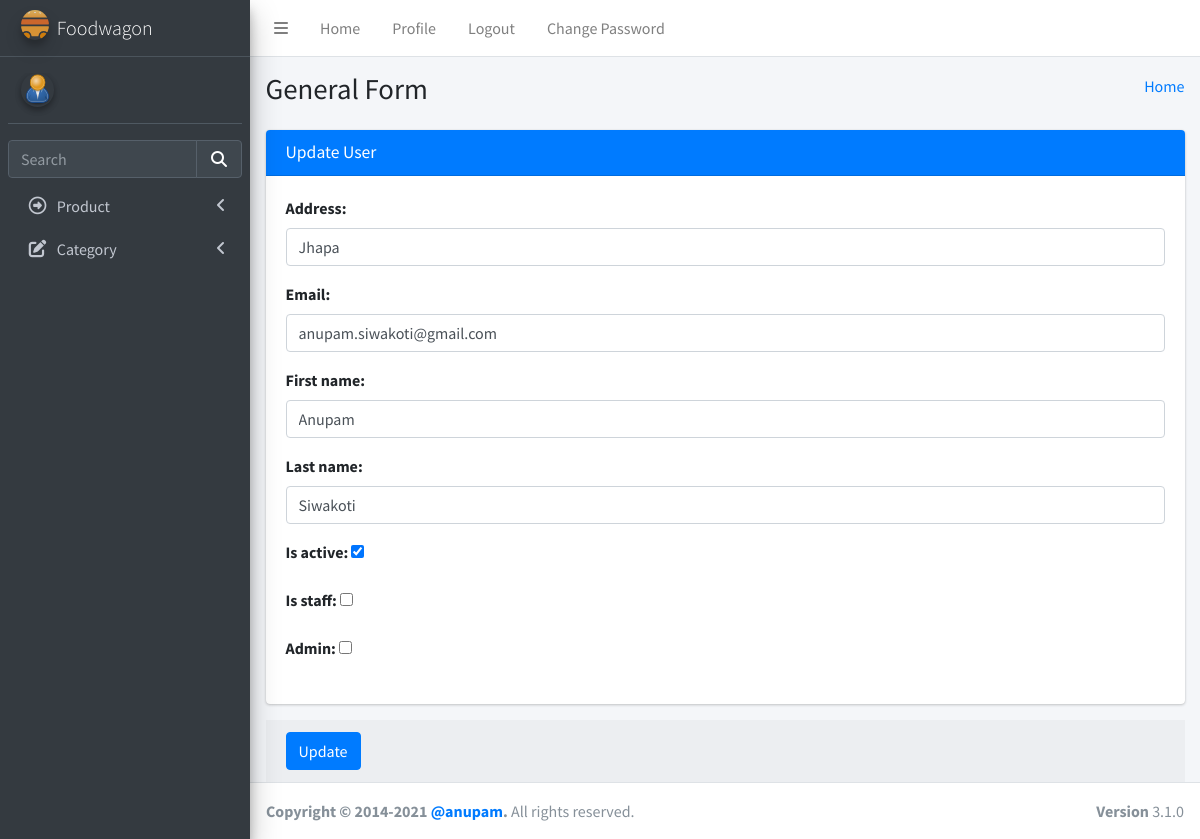
The app's page /admins/13/, older data.
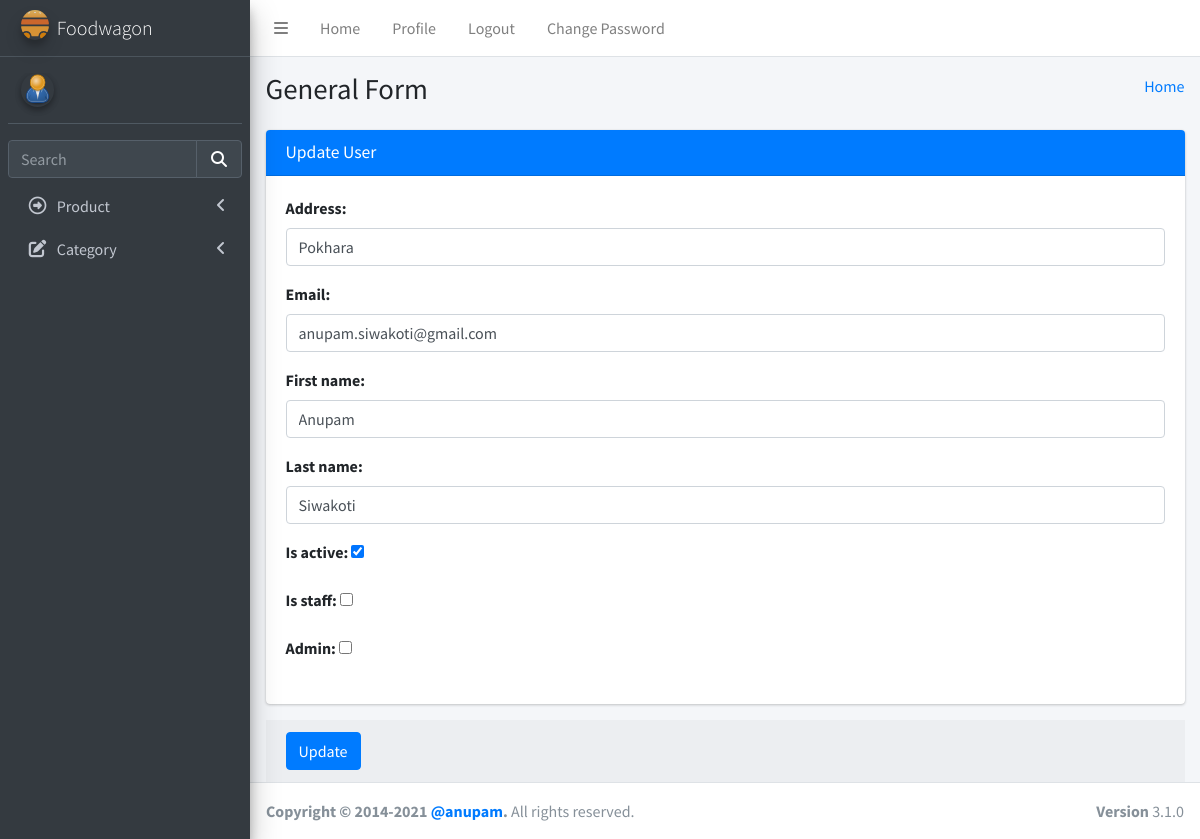
The same page, newer data.
### login/models.py (models this page shows, shortened)
class User(AbstractBaseUser):
    email = models.EmailField(max_length=255, unique=True, default="a@gmail.com")
    address = models.TextField(max_length=30, blank=True)
    first_name = models.TextField(max_length=30, blank=True, default="eg aster")
    last_name = models.TextField(max_length=30, blank=True)
    is_staff = models.BooleanField(default=False)  # non super-user
    is_active = models.BooleanField(default=False)
    admin = models.BooleanField(default=False)  # a superuser
    last_login = models.DateTimeField(blank=True, null=True, verbose_name="last login")
    profile_pic = models.ImageField(blank=True, null=True, upload_to="images/")
    USERNAME_FIELD = "email"
    objects = UserManager()

### admins/views.py (the view, shortened to what this page needs)
# urls.py: path("<int:id>/", views.UpdateUser, name="updateuser"),
def UpdateUser(request, id):
    data = User.objects.get(pk=id)
    fm = UserUpdateForm(instance=data)
    return render(request, "admin/updateuser.html", {"form": fm})

### templates/admin/updateuser.html (shortened to what this page needs)
{%extends "admin/base.html" %} {% load static %}
{% block csspart %}
<link rel="stylesheet" href="{%static 'plugins/fontawesome-free/css/all.min.css' %}" />
<link rel="stylesheet" href="{%static 'dist/css/adminlte.min.css' %}" />
</head>
{% endblock csspart %}
{%block bodycontent%}
<body class="hold-transition sidebar-mini">
    <div class="wrapper">
        <div class="content-wrapper">
            <section class="content-header">
                <div class="container-fluid">
                    <div class="row mb-2">
                        <div class="col-sm-6">
                            <h1>General Form</h1>
                        </div>
                        <div class="col-sm-6">
                            <ol class="breadcrumb float-sm-right">
                                <li class="breadcrumb-item"><a href="#">Home</a></li>
                            </ol>
                        </div>
                    </div>
                </div>
            </section>
            <section class="content">
                <div class="container-fluid">
                    <div class="row">
                        <div class="col-md-12">
                            <div class="card card-primary">
                                <div class="card-header">
                                    <h3 class="card-title">Update User</h3>
                                </div>
                                <form method="POST" action="" novalidate>
                                <div class="card-body">
                                    {%for formfield in form%}
                                        <div class="form-group">
                                            {{formfield.label_tag}}
                                            {{ formfield}}
                                        </div>
                                    {% endfor%}
                                </div>
                            </div>
                            <div class="card-footer">
                                <button type="submit" class="btn btn-primary">
                                    Update
                                </button>
                            </div>
                        </div>
                    </div>
                </div>
        </div>
    </div>
    {%endblock bodycontent%}

Row changes from the older to the newer data that the page shows:
changed User "anupam.siwakoti@gmail.com": address "Jhapa" → "Pokhara"
